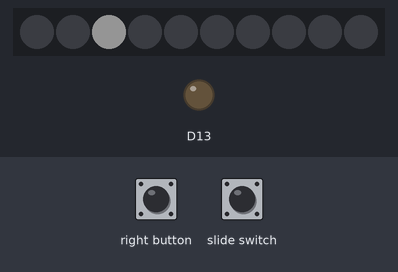
Bench run of a sketch on a simulated Adafruit Circuit Playground Express. Parts: 10 RGB LEDs in strip order, left to right, output pins drawn as LEDs (lit = HIGH). Inputs (shaded band) come from the test bench. Dim RGB values are drawn brighter than linear.

Above: at 1.2 s.
1.3 s: right button pressed for 0.15 s
At 1.55 s:
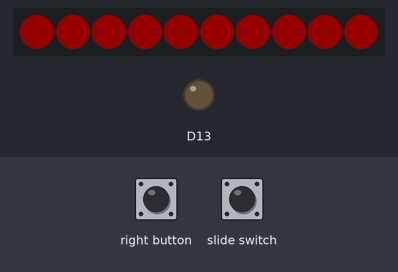
2.0 s: right button pressed for 0.15 s
2.7 s: slide switch pulsed LOW 2 times (0.12 s each, 0.3 s apart)
At 2.95 s:
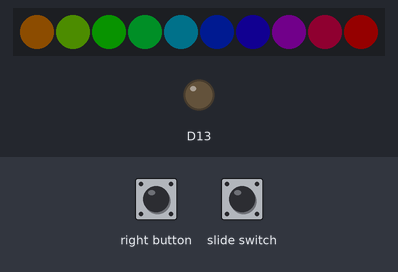
4.8 s: slide switch set LOW
At 7.64 s:
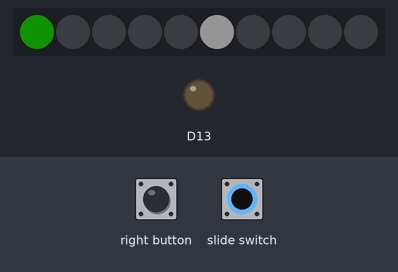
7.8 s: slide switch set HIGH
At 8.05 s:
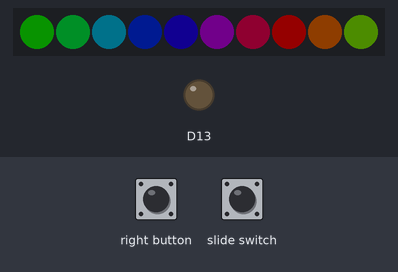
13.8 s: slide switch set LOW
At 15.46 s:
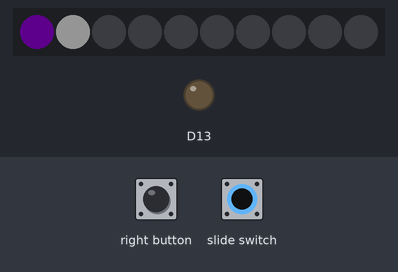

The sketch:

Game_main.ino
```cpp
#include <Adafruit_CircuitPlayground.h>

// switch/button variables
const byte switchPin = 7;
const byte rightButtonPin = 5;

volatile bool switchState = 0;
volatile bool rightButtonFlag = 0;

volatile bool colorSelect;

// game variables
volatile int placedIndex = -1; // Last correctly placed LED index
volatile int currentLED = 0;
volatile long lastUpdate = 0;
volatile long interval = 300; // Initial speed

volatile uint32_t selectedColor = CircuitPlayground.colorWheel(0);  // default color
volatile int colorIndex = 0; // keep track of position on the color wheel
volatile bool lastSwitchState = false;
volatile bool selectingColor = false;

void setup() {
  Serial.begin(9600);
  CircuitPlayground.begin();

  pinMode(switchPin, INPUT_PULLUP);
  pinMode(rightButtonPin, INPUT_PULLDOWN);

  attachInterrupt(digitalPinToInterrupt(switchPin), switchISR, CHANGE);
  attachInterrupt(digitalPinToInterrupt(rightButtonPin), rightButtonISR, FALLING);
}

void loop() {
  unsigned long now = millis();

  // Advance the moving white LED
  if (now - lastUpdate >= interval)
  {
    lastUpdate = now;

    int prevLED = (currentLED - 1 + 10) % 10;

    // Restore previous LED's color
    if (prevLED <= placedIndex)
    {
      CircuitPlayground.setPixelColor(prevLED, selectedColor); // green
    }
    else
    {
      CircuitPlayground.setPixelColor(prevLED, 0, 0, 0); // off
    }

    // Draw current LED white
    CircuitPlayground.setPixelColor(currentLED, 255, 255, 255); // white

    currentLED = (currentLED + 1) % 10;
  }

  // If player pressed the button
  if (rightButtonFlag)
  {
    rightButtonFlag = 0;

    // Correct selection: next in sequence
    if (currentLED == (placedIndex + 1) % 10)
    {
      placedIndex++;

      // Immediately set that LED to green
      CircuitPlayground.setPixelColor(placedIndex, 0, 255, 0);

      // Check for level complete
      if (placedIndex >= 9)
      {
        delay(300);

        // Flash green to show level up
        for (int i = 0; i < 3; i++)
        {
          CircuitPlayground.clearPixels();
          delay(150);
          for (int j = 0; j < 10; j++)
          {
            CircuitPlayground.setPixelColor(j, 0, 255, 0);
          }
          delay(150);
        }

        // Speed up and reset for next level
        placedIndex = -1;
        if (interval > 100) interval -= 50;
        CircuitPlayground.clearPixels();
      }
    }
    else
    {
      // Wrong button press: flash red and reset
      for (int i = 0; i < 3; i++)
      {
        for (int j = 0; j < 10; j++)
        {
          CircuitPlayground.setPixelColor(j, 255, 0, 0); // red flash
        }
        delay(200);
        CircuitPlayground.clearPixels();
        delay(200);
      }

      // Reset state
      placedIndex = -1;
      interval = 300;
      currentLED = 0;
      lastUpdate = millis();
      CircuitPlayground.clearPixels();
    }
  }

  // color selection code using switch
  bool currentSwitch = switchState;

  if (currentSwitch && !lastSwitchState)
  {
    // switch just turned on → enter color selection mode
    selectingColor = true;
  }

  if (!currentSwitch && lastSwitchState && selectingColor)
  {
    // switch just turned off → save color and exit color selection
    selectedColor = CircuitPlayground.colorWheel((colorIndex * 256 / 10) & 255);
    selectingColor = false;
    CircuitPlayground.clearPixels();
  }

  lastSwitchState = currentSwitch;

  // Show color selection animation
  if (selectingColor)
  {
    int offset = millis() / 100;
    for (int i = 0; i < 10; i++)
    {
      CircuitPlayground.setPixelColor(i, CircuitPlayground.colorWheel(((i * 256 / 10) + offset) & 255));
    }

    colorIndex = (offset / 2) % 10;
    return; // skip the game while selecting color
  }
  else if (!selectedColor)
  {
  selectedColor = CircuitPlayground.colorWheel(100); // fallback color
  }

}

void switchISR() {
  switchState = digitalRead(switchPin);
}

void rightButtonISR() {
  rightButtonFlag = 1;
}
```

Measured:
- after the input at 1.3 s, the LEDs: change after 0.15 s (image 1)
- after the input at 2.7 s, the LEDs: first change after 0.12 s (image 2 shows a later state)
- after the input at 4.8 s, the LEDs: first change at once (image 3 shows a later state)
- after the input at 7.8 s, the LEDs: first change at once (image 4 shows a later state)
- after the input at 13.8 s, the LEDs: first change at once (image 5 shows a later state)
